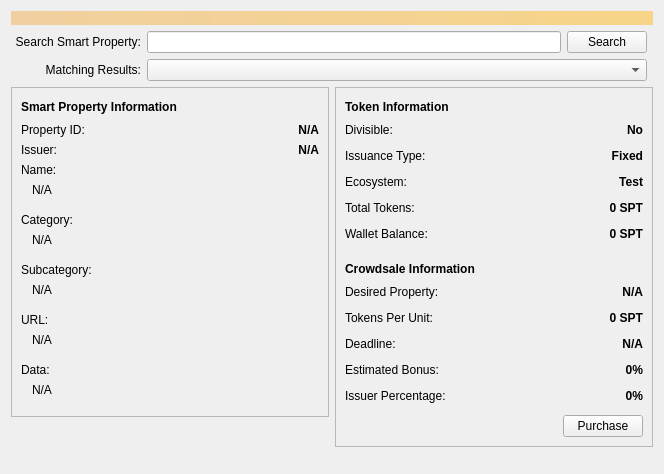
<?xml version="1.0" encoding="UTF-8"?>
<ui version="4.0">
 <class>LookupSPDialog</class>
 <widget class="QWidget" name="LookupSPDialog">
  <property name="geometry">
   <rect>
    <x>0</x>
    <y>0</y>
    <width>664</width>
    <height>474</height>
   </rect>
  </property>
  <property name="windowTitle">
   <string>Form</string>
  </property>
  <layout class="QVBoxLayout" name="topLayout">
   <item>
    <widget class="QLabel" name="labelAlerts">
     <property name="visible">
      <bool>false</bool>
     </property>
     <property name="styleSheet">
      <string notr="true">background-color: qlineargradient(x1: 0, y1: 0, x2: 1, y2: 0, stop:0 #F0D0A0, stop:1 #F8D488); color:#000000;</string>
     </property>
     <property name="wordWrap">
      <bool>true</bool>
     </property>
     <property name="margin">
      <number>3</number>
     </property>
    </widget>
   </item>
   <item>
    <layout class="QHBoxLayout" name="horizontalLayout_12">
     <property name="topMargin">
      <number>0</number>
     </property>
     <item>
      <widget class="QLabel" name="searchLabel">
       <property name="enabled">
        <bool>true</bool>
       </property>
       <property name="minimumSize">
        <size>
         <width>130</width>
         <height>0</height>
        </size>
       </property>
       <property name="text">
        <string>Search Smart Property:</string>
       </property>
       <property name="alignment">
        <set>Qt::AlignRight|Qt::AlignTrailing|Qt::AlignVCenter</set>
       </property>
       <property name="margin">
        <number>8</number>
       </property>
      </widget>
     </item>
     <item>
      <widget class="QLineEdit" name="searchLineEdit"/>
     </item>
     <item>
      <widget class="QPushButton" name="searchButton">
       <property name="text">
        <string>Search</string>
       </property>
      </widget>
     </item>
     <item>
      <spacer name="horizontalSpacer_3">
       <property name="orientation">
        <enum>Qt::Horizontal</enum>
       </property>
       <property name="sizeType">
        <enum>QSizePolicy::Fixed</enum>
       </property>
       <property name="sizeHint" stdset="0">
        <size>
         <width>6</width>
         <height>20</height>
        </size>
       </property>
      </spacer>
     </item>
    </layout>
   </item>
   <item>
    <layout class="QHBoxLayout" name="horizontalLayout_4">
     <property name="topMargin">
      <number>0</number>
     </property>
     <item>
      <widget class="QLabel" name="matchingLabel">
       <property name="minimumSize">
        <size>
         <width>130</width>
         <height>0</height>
        </size>
       </property>
       <property name="text">
        <string>Matching Results:</string>
       </property>
       <property name="alignment">
        <set>Qt::AlignRight|Qt::AlignTrailing|Qt::AlignVCenter</set>
       </property>
       <property name="margin">
        <number>8</number>
       </property>
      </widget>
     </item>
     <item>
      <widget class="QComboBox" name="matchingComboBox">
       <property name="sizePolicy">
        <sizepolicy hsizetype="Expanding" vsizetype="Fixed">
         <horstretch>0</horstretch>
         <verstretch>0</verstretch>
        </sizepolicy>
       </property>
      </widget>
     </item>
     <item>
      <spacer name="horizontalSpacer_4">
       <property name="orientation">
        <enum>Qt::Horizontal</enum>
       </property>
       <property name="sizeType">
        <enum>QSizePolicy::Fixed</enum>
       </property>
       <property name="sizeHint" stdset="0">
        <size>
         <width>6</width>
         <height>20</height>
        </size>
       </property>
      </spacer>
     </item>
    </layout>
   </item>
   <item>
    <layout class="QHBoxLayout" name="horizontalLayout" stretch="1,1">
     <item>
      <layout class="QVBoxLayout" name="verticalLayout_2">
       <item>
        <widget class="QFrame" name="frame">
         <property name="frameShape">
          <enum>QFrame::StyledPanel</enum>
         </property>
         <property name="frameShadow">
          <enum>QFrame::Raised</enum>
         </property>
         <layout class="QVBoxLayout" name="verticalLayout_4">
          <item>
           <layout class="QHBoxLayout" name="horizontalLayout_7">
            <item>
             <layout class="QHBoxLayout" name="horizontalLayout_9">
              <item>
               <widget class="QLabel" name="spInfo">
                <property name="font">
                 <font>
                  <weight>75</weight>
                  <bold>true</bold>
                 </font>
                </property>
                <property name="text">
                 <string>Smart Property Information</string>
                </property>
               </widget>
              </item>
             </layout>
            </item>
            <item>
             <spacer name="horizontalSpacer_6">
              <property name="orientation">
               <enum>Qt::Horizontal</enum>
              </property>
              <property name="sizeHint" stdset="0">
               <size>
                <width>40</width>
                <height>20</height>
               </size>
              </property>
             </spacer>
            </item>
           </layout>
          </item>
          <item>
           <layout class="QVBoxLayout" name="verticalLayout_6">
            <property name="topMargin">
             <number>0</number>
            </property>
            <item>
             <layout class="QFormLayout" name="spInfoLayout">
              <property name="topMargin">
               <number>0</number>
              </property>
              <item row="0" column="0">
               <widget class="QLabel" name="propertyid">
                <property name="text">
                 <string>Property ID:</string>
                </property>
               </widget>
              </item>
              <item row="0" column="1">
               <widget class="QLabel" name="propertyIDLabel">
                <property name="font">
                 <font>
                  <weight>75</weight>
                  <bold>true</bold>
                 </font>
                </property>
                <property name="styleSheet">
                 <string notr="true"/>
                </property>
                <property name="text">
                 <string>N/A</string>
                </property>
                <property name="alignment">
                 <set>Qt::AlignRight|Qt::AlignTrailing|Qt::AlignVCenter</set>
                </property>
               </widget>
              </item>
              <item row="1" column="0">
               <widget class="QLabel" name="issuer">
                <property name="text">
                 <string>Issuer:</string>
                </property>
               </widget>
              </item>
              <item row="1" column="1">
               <widget class="QLabel" name="issuerLabel">
                <property name="sizePolicy">
                 <sizepolicy hsizetype="Preferred" vsizetype="Preferred">
                  <horstretch>0</horstretch>
                  <verstretch>0</verstretch>
                 </sizepolicy>
                </property>
                <property name="font">
                 <font>
                  <weight>75</weight>
                  <bold>true</bold>
                 </font>
                </property>
                <property name="styleSheet">
                 <string notr="true"/>
                </property>
                <property name="text">
                 <string>N/A</string>
                </property>
                <property name="alignment">
                 <set>Qt::AlignRight|Qt::AlignTrailing|Qt::AlignVCenter</set>
                </property>
                <property name="margin">
                 <number>0</number>
                </property>
                <property name="indent">
                 <number>-1</number>
                </property>
               </widget>
              </item>
             </layout>
            </item>
            <item>
             <widget class="QLabel" name="name">
              <property name="text">
               <string>Name:</string>
              </property>
             </widget>
            </item>
            <item>
             <widget class="QLabel" name="nameLabel">
              <property name="styleSheet">
               <string notr="true">padding-left:8px;padding-bottom:10px;</string>
              </property>
              <property name="text">
               <string>N/A</string>
              </property>
             </widget>
            </item>
            <item>
             <widget class="QLabel" name="category">
              <property name="text">
               <string>Category:</string>
              </property>
             </widget>
            </item>
            <item>
             <widget class="QLabel" name="categoryLabel">
              <property name="styleSheet">
               <string notr="true">padding-left:8px;padding-bottom:10px;</string>
              </property>
              <property name="text">
               <string>N/A</string>
              </property>
             </widget>
            </item>
            <item>
             <widget class="QLabel" name="subcategory">
              <property name="text">
               <string>Subcategory:</string>
              </property>
             </widget>
            </item>
            <item>
             <widget class="QLabel" name="subcategoryLabel">
              <property name="styleSheet">
               <string notr="true">padding-left:8px;padding-bottom:10px;</string>
              </property>
              <property name="text">
               <string>N/A</string>
              </property>
             </widget>
            </item>
            <item>
             <widget class="QLabel" name="url">
              <property name="text">
               <string>URL:</string>
              </property>
             </widget>
            </item>
            <item>
             <widget class="QLabel" name="urlLabel">
              <property name="styleSheet">
               <string notr="true">padding-left:8px;padding-bottom:10px;</string>
              </property>
              <property name="text">
               <string>N/A</string>
              </property>
             </widget>
            </item>
            <item>
             <widget class="QLabel" name="data">
              <property name="text">
               <string>Data:</string>
              </property>
             </widget>
            </item>
            <item>
             <widget class="QLabel" name="dataLabel">
              <property name="styleSheet">
               <string notr="true">padding-left:8px;padding-bottom:10px;</string>
              </property>
              <property name="text">
               <string>N/A</string>
              </property>
             </widget>
            </item>
           </layout>
          </item>
         </layout>
        </widget>
       </item>
       <item>
        <spacer name="verticalSpacer">
         <property name="orientation">
          <enum>Qt::Vertical</enum>
         </property>
         <property name="sizeType">
          <enum>QSizePolicy::Expanding</enum>
         </property>
         <property name="sizeHint" stdset="0">
          <size>
           <width>20</width>
           <height>20</height>
          </size>
         </property>
        </spacer>
       </item>
      </layout>
     </item>
     <item>
      <layout class="QVBoxLayout" name="verticalLayout_3">
       <item>
        <widget class="QFrame" name="rightFrame">
         <property name="frameShape">
          <enum>QFrame::StyledPanel</enum>
         </property>
         <property name="frameShadow">
          <enum>QFrame::Raised</enum>
         </property>
         <layout class="QVBoxLayout" name="verticalLayout">
          <item>
           <layout class="QHBoxLayout" name="tokenHLayout">
            <item>
             <widget class="QLabel" name="tokenInfo">
              <property name="text">
               <string>&lt;b&gt;Token Information&lt;/b&gt;</string>
              </property>
             </widget>
            </item>
            <item>
             <spacer name="horizontalSpacer">
              <property name="orientation">
               <enum>Qt::Horizontal</enum>
              </property>
              <property name="sizeHint" stdset="0">
               <size>
                <width>40</width>
                <height>20</height>
               </size>
              </property>
             </spacer>
            </item>
           </layout>
          </item>
          <item>
           <layout class="QFormLayout" name="tokenForm">
            <property name="fieldGrowthPolicy">
             <enum>QFormLayout::AllNonFixedFieldsGrow</enum>
            </property>
            <property name="verticalSpacing">
             <number>12</number>
            </property>
            <item row="1" column="1">
             <widget class="QLabel" name="issuanceTypeLabel">
              <property name="font">
               <font>
                <weight>75</weight>
                <bold>true</bold>
               </font>
              </property>
              <property name="text">
               <string>Fixed</string>
              </property>
              <property name="alignment">
               <set>Qt::AlignRight|Qt::AlignTrailing|Qt::AlignVCenter</set>
              </property>
             </widget>
            </item>
            <item row="2" column="1">
             <widget class="QLabel" name="ecosystemLabel">
              <property name="font">
               <font>
                <weight>75</weight>
                <bold>true</bold>
               </font>
              </property>
              <property name="text">
               <string>Test</string>
              </property>
              <property name="alignment">
               <set>Qt::AlignRight|Qt::AlignTrailing|Qt::AlignVCenter</set>
              </property>
             </widget>
            </item>
            <item row="3" column="1">
             <widget class="QLabel" name="totalTokensLabel">
              <property name="font">
               <font>
                <weight>75</weight>
                <bold>true</bold>
               </font>
              </property>
              <property name="layoutDirection">
               <enum>Qt::LeftToRight</enum>
              </property>
              <property name="text">
               <string>0 SPT</string>
              </property>
              <property name="alignment">
               <set>Qt::AlignRight|Qt::AlignTrailing|Qt::AlignVCenter</set>
              </property>
             </widget>
            </item>
            <item row="0" column="1">
             <widget class="QLabel" name="divisibleLabel">
              <property name="font">
               <font>
                <weight>75</weight>
                <bold>true</bold>
               </font>
              </property>
              <property name="text">
               <string>No</string>
              </property>
              <property name="alignment">
               <set>Qt::AlignRight|Qt::AlignTrailing|Qt::AlignVCenter</set>
              </property>
             </widget>
            </item>
            <item row="0" column="0">
             <widget class="QLabel" name="divisible">
              <property name="text">
               <string>Divisible:</string>
              </property>
             </widget>
            </item>
            <item row="1" column="0">
             <widget class="QLabel" name="issuancetype">
              <property name="text">
               <string>Issuance Type:</string>
              </property>
             </widget>
            </item>
            <item row="2" column="0">
             <widget class="QLabel" name="ecosystem">
              <property name="text">
               <string>Ecosystem:</string>
              </property>
             </widget>
            </item>
            <item row="3" column="0">
             <widget class="QLabel" name="totaltokens">
              <property name="text">
               <string>Total Tokens:</string>
              </property>
             </widget>
            </item>
            <item row="4" column="0">
             <widget class="QLabel" name="walletbalance">
              <property name="text">
               <string>Wallet Balance:</string>
              </property>
             </widget>
            </item>
            <item row="4" column="1">
             <widget class="QLabel" name="walletBalanceLabel">
              <property name="font">
               <font>
                <weight>75</weight>
                <bold>true</bold>
               </font>
              </property>
              <property name="text">
               <string>0 SPT</string>
              </property>
              <property name="alignment">
               <set>Qt::AlignRight|Qt::AlignTrailing|Qt::AlignVCenter</set>
              </property>
             </widget>
            </item>
           </layout>
          </item>
          <item>
           <layout class="QHBoxLayout" name="horizontalLayout_5">
            <property name="topMargin">
             <number>12</number>
            </property>
            <item>
             <widget class="QLabel" name="crowdInfo">
              <property name="font">
               <font>
                <weight>75</weight>
                <bold>true</bold>
               </font>
              </property>
              <property name="text">
               <string>Crowdsale Information</string>
              </property>
             </widget>
            </item>
            <item>
             <spacer name="horizontalSpacer_2">
              <property name="orientation">
               <enum>Qt::Horizontal</enum>
              </property>
              <property name="sizeHint" stdset="0">
               <size>
                <width>40</width>
                <height>20</height>
               </size>
              </property>
             </spacer>
            </item>
           </layout>
          </item>
          <item>
           <layout class="QFormLayout" name="crowdForm">
            <property name="fieldGrowthPolicy">
             <enum>QFormLayout::AllNonFixedFieldsGrow</enum>
            </property>
            <property name="verticalSpacing">
             <number>12</number>
            </property>
            <property name="topMargin">
             <number>0</number>
            </property>
            <item row="0" column="0">
             <widget class="QLabel" name="desired">
              <property name="text">
               <string>Desired Property:</string>
              </property>
             </widget>
            </item>
            <item row="0" column="1">
             <widget class="QLabel" name="desiredLabel">
              <property name="font">
               <font>
                <weight>75</weight>
                <bold>true</bold>
               </font>
              </property>
              <property name="text">
               <string>N/A</string>
              </property>
              <property name="alignment">
               <set>Qt::AlignRight|Qt::AlignTrailing|Qt::AlignVCenter</set>
              </property>
             </widget>
            </item>
            <item row="1" column="0">
             <widget class="QLabel" name="tokensperunit">
              <property name="text">
               <string>Tokens Per Unit:</string>
              </property>
             </widget>
            </item>
            <item row="1" column="1">
             <widget class="QLabel" name="tokensPerUnitLabel">
              <property name="font">
               <font>
                <weight>75</weight>
                <bold>true</bold>
               </font>
              </property>
              <property name="text">
               <string>0 SPT</string>
              </property>
              <property name="alignment">
               <set>Qt::AlignRight|Qt::AlignTrailing|Qt::AlignVCenter</set>
              </property>
             </widget>
            </item>
            <item row="2" column="0">
             <widget class="QLabel" name="deadline">
              <property name="text">
               <string>Deadline:</string>
              </property>
             </widget>
            </item>
            <item row="2" column="1">
             <widget class="QLabel" name="deadlineLabel">
              <property name="font">
               <font>
                <weight>75</weight>
                <bold>true</bold>
               </font>
              </property>
              <property name="text">
               <string>N/A</string>
              </property>
              <property name="alignment">
               <set>Qt::AlignRight|Qt::AlignTrailing|Qt::AlignVCenter</set>
              </property>
             </widget>
            </item>
            <item row="3" column="0">
             <widget class="QLabel" name="bonus">
              <property name="text">
               <string>Estimated Bonus:</string>
              </property>
             </widget>
            </item>
            <item row="3" column="1">
             <widget class="QLabel" name="bonusLabel">
              <property name="font">
               <font>
                <weight>75</weight>
                <bold>true</bold>
               </font>
              </property>
              <property name="text">
               <string>0%</string>
              </property>
              <property name="alignment">
               <set>Qt::AlignRight|Qt::AlignTrailing|Qt::AlignVCenter</set>
              </property>
             </widget>
            </item>
            <item row="4" column="0">
             <widget class="QLabel" name="issuerperc">
              <property name="text">
               <string>Issuer Percentage:</string>
              </property>
             </widget>
            </item>
            <item row="4" column="1">
             <widget class="QLabel" name="issuerPercLabel">
              <property name="font">
               <font>
                <weight>75</weight>
                <bold>true</bold>
               </font>
              </property>
              <property name="text">
               <string>0%</string>
              </property>
              <property name="alignment">
               <set>Qt::AlignRight|Qt::AlignTrailing|Qt::AlignVCenter</set>
              </property>
             </widget>
            </item>
            <item row="5" column="1">
             <layout class="QHBoxLayout" name="crowdHLayout">
              <property name="topMargin">
               <number>0</number>
              </property>
              <item>
               <spacer name="horizontalSpacer_5">
                <property name="orientation">
                 <enum>Qt::Horizontal</enum>
                </property>
                <property name="sizeHint" stdset="0">
                 <size>
                  <width>40</width>
                  <height>20</height>
                 </size>
                </property>
               </spacer>
              </item>
              <item>
               <widget class="QPushButton" name="pushButton">
                <property name="sizePolicy">
                 <sizepolicy hsizetype="Minimum" vsizetype="Fixed">
                  <horstretch>0</horstretch>
                  <verstretch>0</verstretch>
                 </sizepolicy>
                </property>
                <property name="text">
                 <string>Purchase</string>
                </property>
               </widget>
              </item>
             </layout>
            </item>
           </layout>
          </item>
         </layout>
        </widget>
       </item>
       <item>
        <spacer name="verticalSpacer_2">
         <property name="orientation">
          <enum>Qt::Vertical</enum>
         </property>
         <property name="sizeHint" stdset="0">
          <size>
           <width>20</width>
           <height>40</height>
          </size>
         </property>
        </spacer>
       </item>
      </layout>
     </item>
    </layout>
   </item>
  </layout>
 </widget>
 <resources/>
 <connections/>
</ui>
